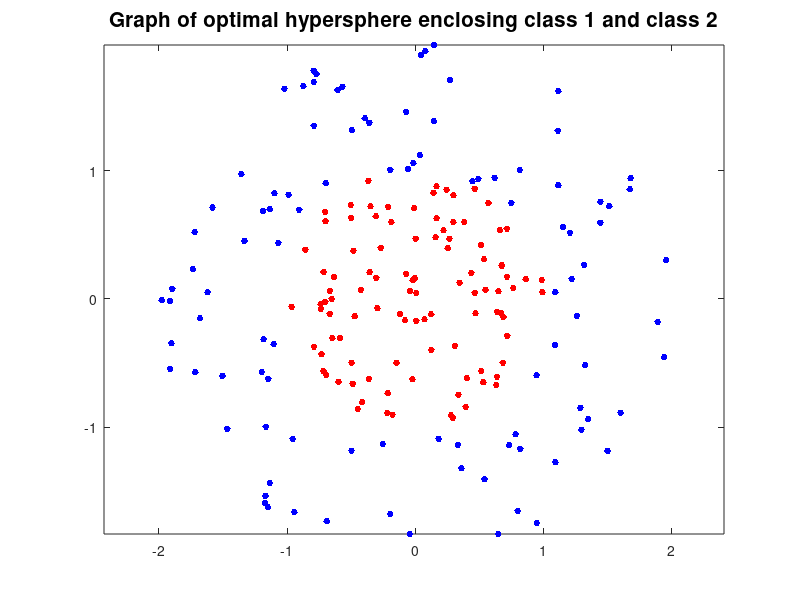

MATLAB code to generate this figure:
rng(1); % For reproducibility

% Class 1 - red points
r = sqrt(rand(100,1)); % Radius
t = 2*pi*rand(100,1); % Angle
data1 = [r.*cos(t), r.*sin(t)]; % Points
data1 = data1';

% Class 2 - blue points
r2 = sqrt(3*rand(100,1)+1); % Radius
t2 = 2*pi*rand(100,1); % Angle
data2 = [r2.*cos(t2), r2.*sin(t2)]; % points
data2 = data2';

% Plot the data points only
figure;
plot(data1(1,:),data1(2,:),'r.','MarkerSize',15)
hold on
plot(data2(1,:),data2(2,:),'b.','MarkerSize',15)
%@ezpolar(@(x)1);ezpolar(@(x)2);
axis equal

% Initialise values needed for quadprog.
% Arbitrary C value.
C = 0.4;

% Apply linear kernel to data points for each class
K_x_C1 = data1' * data1;
K_x_C2 = data2' * data2;
y1 = ones(1, 100);
y2 = -ones(1, 100);
y = [y1 y2]';

% Identify parameters to quadprog function.
f_C1 = -(diag(K_x_C1))';
f_C2 = -(diag(K_x_C2))';
A = zeros(1, 100);
H_C1 = 2 * K_x_C1;
H_C2 = 2 * K_x_C2;
c = 0;
A_e = ones(1, 100);
c_e = 1;
g_l = zeros(100,1);
g_u = C * ones(100,1);

% Find optimal Lagrangian multipliers for each class.
lambda_C1 = quadprog(H_C1, f_C1, A, c, A_e, c_e, g_l, g_u);
lambda_C2 = quadprog(H_C2, f_C2, A, c, A_e, c_e, g_l, g_u);

% Substitute optimal lambda to Lagrangian. Solution is equal to the optimal
% solution for primal problem (-d* = p*). We can then solve for R to find
% optimal radius of circle.
opt = -diag(K_x_C1)' * lambda_C1 + lambda_C1' * K_x_C1 * lambda_C1;
optR_C1 = sqrt(-opt);

opt = -diag(K_x_C2)' * lambda_C2 + lambda_C2' * K_x_C2 * lambda_C2;
optR_C2 = sqrt(-opt);

% Find vector a (given by sum of x and lambda, see report) for each class.
a_C1 = zeros(2, 1);
for j = 1 : 100
    a_C1 = a_C1 + lambda_C1(j) * data1(:, j);
end

a_C2 = zeros(2, 1);
for j = 1 : 100
    a_C2 = a_C2 + lambda_C2(j) * data2(:, j);
end

% Plot optimal hypersphere - plot circle using center (vector a) and rad.
centerX = a_C1(1); centerY = a_C1(2); radius = optR_C1;
theta = 0 : (pi / 50) : (2 * pi);
xunit = radius * cos(theta) + centerX;
yunit = radius * sin(theta) + centerY;
plot(xunit, yunit);

centerX = a_C2(1); centerY = a_C2(2); radius = optR_C2;
theta = 0 : (pi / 50) : (2 * pi);
xunit = radius * cos(theta) + centerX;
yunit = radius * sin(theta) + centerY;
plot(xunit, yunit);

title('Graph of optimal hypersphere enclosing class 1 and class 2', ...
          'fontsize', 15);

hold off;